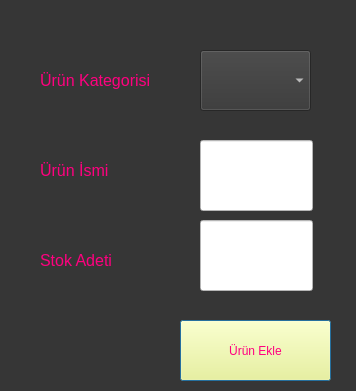
<?xml version="1.0" encoding="UTF-8"?>
<ui version="4.0">
 <class>Dialog</class>
 <widget class="QDialog" name="Dialog">
  <property name="geometry">
   <rect>
    <x>0</x>
    <y>0</y>
    <width>356</width>
    <height>391</height>
   </rect>
  </property>
  <property name="windowTitle">
   <string>Dialog</string>
  </property>
  <property name="styleSheet">
   <string notr="true">color: rgb(255, 255, 255);
background-color: rgb(54, 54, 54);</string>
  </property>
  <widget class="QPushButton" name="uruneklebutton">
   <property name="geometry">
    <rect>
     <x>180</x>
     <y>320</y>
     <width>151</width>
     <height>61</height>
    </rect>
   </property>
   <property name="styleSheet">
    <string notr="true">color: rgb(255, 0, 127);
background-color: rgb(255, 255, 127);</string>
   </property>
   <property name="text">
    <string>Ürün Ekle</string>
   </property>
  </widget>
  <widget class="QLabel" name="label">
   <property name="geometry">
    <rect>
     <x>40</x>
     <y>50</y>
     <width>121</width>
     <height>61</height>
    </rect>
   </property>
   <property name="styleSheet">
    <string notr="true">color: rgb(255, 0, 127);
font-size:12pt;</string>
   </property>
   <property name="text">
    <string>Ürün Kategorisi</string>
   </property>
  </widget>
  <widget class="QLabel" name="label_2">
   <property name="geometry">
    <rect>
     <x>40</x>
     <y>140</y>
     <width>121</width>
     <height>61</height>
    </rect>
   </property>
   <property name="styleSheet">
    <string notr="true">color: rgb(255, 0, 127);
font-size:12pt;</string>
   </property>
   <property name="text">
    <string>Ürün İsmi</string>
   </property>
  </widget>
  <widget class="QLabel" name="label_3">
   <property name="geometry">
    <rect>
     <x>40</x>
     <y>230</y>
     <width>121</width>
     <height>61</height>
    </rect>
   </property>
   <property name="styleSheet">
    <string notr="true">color: rgb(255, 0, 127);
font-size:12pt;</string>
   </property>
   <property name="text">
    <string>Stok Adeti</string>
   </property>
  </widget>
  <widget class="QComboBox" name="kategoribox">
   <property name="geometry">
    <rect>
     <x>200</x>
     <y>50</y>
     <width>111</width>
     <height>61</height>
    </rect>
   </property>
  </widget>
  <widget class="QLineEdit" name="urunismiekleme">
   <property name="geometry">
    <rect>
     <x>200</x>
     <y>140</y>
     <width>113</width>
     <height>71</height>
    </rect>
   </property>
   <property name="styleSheet">
    <string notr="true">background-color: rgb(255, 255, 255);
color: rgb(0, 0, 0);</string>
   </property>
  </widget>
  <widget class="QLineEdit" name="stokadetiekleme">
   <property name="geometry">
    <rect>
     <x>200</x>
     <y>220</y>
     <width>113</width>
     <height>71</height>
    </rect>
   </property>
   <property name="styleSheet">
    <string notr="true">background-color: rgb(255, 255, 255);
color: rgb(0, 0, 0);</string>
   </property>
  </widget>
 </widget>
 <resources/>
 <connections/>
</ui>
